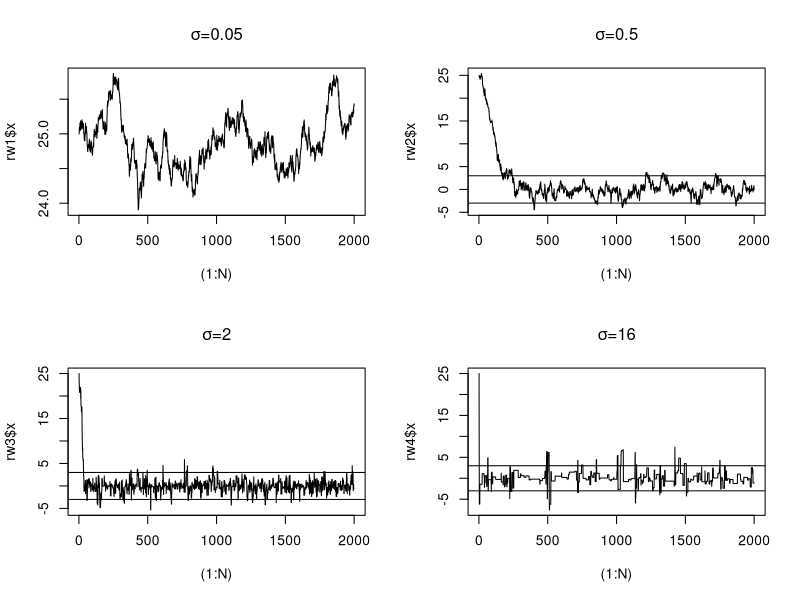

This chart was generated by the following R code:
## ---- chunk 1
knitr::opts_chunk$set(echo = TRUE)
## ---- chunk 2
lap.f <- function(x){
  # prop density function of Laplace distribution
  return(1/2*exp(-abs(x)))
}
## ---- chunk 3
random.walk.Me <- function(sigma, x0, N){ 
  # function to generate a random walk metropolis chain
  x <- numeric(N) 
  x[1] <- x0 
  u <- runif(N) 
  k <- 0 
  for (i in 2:N){ 
    y <- rnorm(1, x[i-1], sigma) 
    if (u[i] <= (lap.f(y)/lap.f(x[i-1]))){
      x[i] <- y 
    }else{ 
      x[i] <- x[i-1] 
      k <- k + 1 } 
    } 
  return(list(x=x, k=k)) 
} 

N <- 2000 
sigma <- c(.05, .5, 2, 16)
x0 <- 25 
rw1 <- random.walk.Me(sigma[1], x0, N) 
rw2 <- random.walk.Me(sigma[2], x0, N) 
rw3 <- random.walk.Me(sigma[3], x0, N) 
rw4 <- random.walk.Me(sigma[4], x0, N)
## ---- chunk 4
inverse.F <- function(p){
  if(p>=0.5){
     perc <- -log(1-2*abs(p-0.5))
  }else{perc <- log(1-2*abs(p-0.5))}
  return(perc) 
}
perc1 <- inverse.F(0.025)
perc2 <- inverse.F(0.975)
par(mfrow=c(2,2))
plot((1:N),rw1$x,type = "l",main = expression(paste(sigma,"=",0.05)))
abline(h=perc1)
abline(h=perc2)
plot((1:N),rw2$x,type = "l",main = expression(paste(sigma,"=",0.5)))
abline(h=perc1)
abline(h=perc2)
plot((1:N),rw3$x,type = "l",main = expression(paste(sigma,"=",2)))
abline(h=perc1)
abline(h=perc2)
plot((1:N),rw4$x,type = "l",main = expression(paste(sigma,"=",16)))
abline(h=perc1)
abline(h=perc2)
## ---- chunk 5
rw.k <- c(rw1$k, rw2$k, rw3$k, rw4$k)
rate.acceptance <- (N-rw.k)/N
rbind(sigma,rate.acceptance)
